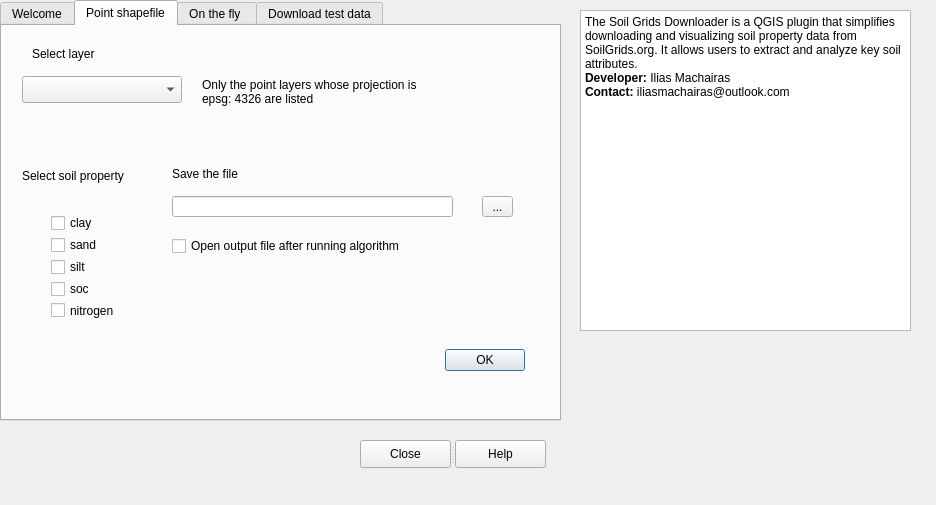
<?xml version="1.0" encoding="UTF-8"?>
<ui version="4.0">
 <class>Dialog</class>
 <widget class="QDialog" name="Dialog">
  <property name="geometry">
   <rect>
    <x>0</x>
    <y>0</y>
    <width>936</width>
    <height>505</height>
   </rect>
  </property>
  <property name="minimumSize">
   <size>
    <width>936</width>
    <height>505</height>
   </size>
  </property>
  <property name="font">
   <font>
    <pointsize>9</pointsize>
   </font>
  </property>
  <property name="windowTitle">
   <string>Soil Grids Downloader</string>
  </property>
  <widget class="QTabWidget" name="tabWidget">
   <property name="geometry">
    <rect>
     <x>0</x>
     <y>0</y>
     <width>561</width>
     <height>421</height>
    </rect>
   </property>
   <property name="currentIndex">
    <number>1</number>
   </property>
   <widget class="QWidget" name="tab_welcome">
    <attribute name="title">
     <string>Welcome</string>
    </attribute>
    <widget class="QTextEdit" name="textEdit">
     <property name="geometry">
      <rect>
       <x>10</x>
       <y>10</y>
       <width>541</width>
       <height>281</height>
      </rect>
     </property>
     <property name="toolTip">
      <string/>
     </property>
     <property name="html">
      <string>&lt;!DOCTYPE HTML PUBLIC &quot;-//W3C//DTD HTML 4.0//EN&quot; &quot;http://www.w3.org/TR/REC-html40/strict.dtd&quot;&gt;
&lt;html&gt;&lt;head&gt;&lt;meta name=&quot;qrichtext&quot; content=&quot;1&quot; /&gt;&lt;style type=&quot;text/css&quot;&gt;
p, li { white-space: pre-wrap; }
&lt;/style&gt;&lt;/head&gt;&lt;body style=&quot; font-family:'MS Shell Dlg 2'; font-size:9pt; font-weight:400; font-style:normal;&quot;&gt;
&lt;p align=&quot;center&quot; style=&quot; margin-top:12px; margin-bottom:12px; margin-left:0px; margin-right:0px; -qt-block-indent:0; text-indent:0px;&quot;&gt;&lt;span style=&quot; font-size:8pt; font-weight:600;&quot;&gt;SoilGrids Data Downloader&lt;/span&gt;&lt;/p&gt;
&lt;p style=&quot; margin-top:12px; margin-bottom:12px; margin-left:0px; margin-right:0px; -qt-block-indent:0; text-indent:0px;&quot;&gt;&lt;span style=&quot; font-size:8pt; font-weight:600;&quot;&gt;Description:&lt;/span&gt;&lt;span style=&quot; font-size:8pt;&quot;&gt; The SoilGrids Data Downloader is a powerful QGIS plugin designed to streamline access to global soil property data directly from the SoilGrids REST API. This plugin provides users with the ability to download high-resolution soil property datasets (such as organic carbon content, pH, bulk density, soil texture, etc.) and integrate them into their QGIS projects for further analysis and mapping.&lt;/span&gt;&lt;/p&gt;
&lt;p style=&quot;-qt-paragraph-type:empty; margin-top:12px; margin-bottom:12px; margin-left:0px; margin-right:0px; -qt-block-indent:0; text-indent:0px; font-size:8pt;&quot;&gt;&lt;br /&gt;&lt;/p&gt;
&lt;p style=&quot; margin-top:12px; margin-bottom:12px; margin-left:0px; margin-right:0px; -qt-block-indent:0; text-indent:0px;&quot;&gt;&lt;a href=&quot;https://rest.isric.org/soilgrids/v2.0/docs&quot;&gt;&lt;span style=&quot; font-size:8pt; text-decoration: underline; color:#0000ff;&quot;&gt;https://rest.isric.org/soilgrids/v2.0/docs&lt;/span&gt;&lt;/a&gt;&lt;/p&gt;&lt;/body&gt;&lt;/html&gt;</string>
     </property>
    </widget>
    <widget class="QLabel" name="label_14">
     <property name="geometry">
      <rect>
       <x>130</x>
       <y>190</y>
       <width>261</width>
       <height>81</height>
      </rect>
     </property>
     <property name="text">
      <string/>
     </property>
     <property name="pixmap">
      <pixmap>images/logo.svg</pixmap>
     </property>
     <property name="scaledContents">
      <bool>true</bool>
     </property>
    </widget>
   </widget>
   <widget class="QWidget" name="tab_2">
    <attribute name="title">
     <string>Point shapefile</string>
    </attribute>
    <widget class="QWidget" name="widget" native="true">
     <property name="geometry">
      <rect>
       <x>40</x>
       <y>170</y>
       <width>81</width>
       <height>141</height>
      </rect>
     </property>
     <widget class="QFrame" name="frame">
      <property name="geometry">
       <rect>
        <x>0</x>
        <y>10</y>
        <width>91</width>
        <height>121</height>
       </rect>
      </property>
      <layout class="QVBoxLayout" name="verticalLayout">
       <item>
        <widget class="QCheckBox" name="checkBox_tab2_clay">
         <property name="text">
          <string>clay</string>
         </property>
        </widget>
       </item>
       <item>
        <widget class="QCheckBox" name="checkBox_tab2_sand">
         <property name="text">
          <string>sand</string>
         </property>
        </widget>
       </item>
       <item>
        <widget class="QCheckBox" name="checkBox_tab2_silt">
         <property name="text">
          <string>silt</string>
         </property>
        </widget>
       </item>
       <item>
        <widget class="QCheckBox" name="checkBox_tab2_soc">
         <property name="text">
          <string>soc</string>
         </property>
        </widget>
       </item>
       <item>
        <widget class="QCheckBox" name="checkBox_tab2_nitrogen">
         <property name="text">
          <string>nitrogen</string>
         </property>
        </widget>
       </item>
      </layout>
     </widget>
    </widget>
    <widget class="QLabel" name="label_2">
     <property name="geometry">
      <rect>
       <x>20</x>
       <y>140</y>
       <width>121</width>
       <height>20</height>
      </rect>
     </property>
     <property name="toolTip">
      <string>Select the soil properties yoy aer interested in - not all of teh available ones are listed</string>
     </property>
     <property name="text">
      <string>Select soil property</string>
     </property>
    </widget>
    <widget class="QLabel" name="label_3">
     <property name="geometry">
      <rect>
       <x>30</x>
       <y>20</y>
       <width>81</width>
       <height>16</height>
      </rect>
     </property>
     <property name="toolTip">
      <string/>
     </property>
     <property name="text">
      <string>Select layer</string>
     </property>
    </widget>
    <widget class="QgsFilterLineEdit" name="mLineEdit">
     <property name="geometry">
      <rect>
       <x>170</x>
       <y>170</y>
       <width>281</width>
       <height>21</height>
      </rect>
     </property>
     <property name="qgisRelation" stdset="0">
      <string notr="true"/>
     </property>
    </widget>
    <widget class="QLabel" name="label_4">
     <property name="geometry">
      <rect>
       <x>170</x>
       <y>140</y>
       <width>101</width>
       <height>16</height>
      </rect>
     </property>
     <property name="text">
      <string>Save the file</string>
     </property>
    </widget>
    <widget class="QToolButton" name="toolButton">
     <property name="geometry">
      <rect>
       <x>480</x>
       <y>170</y>
       <width>31</width>
       <height>21</height>
      </rect>
     </property>
     <property name="text">
      <string>...</string>
     </property>
    </widget>
    <widget class="QgsMapLayerComboBox" name="mMapLayerComboBox">
     <property name="geometry">
      <rect>
       <x>20</x>
       <y>50</y>
       <width>160</width>
       <height>27</height>
      </rect>
     </property>
    </widget>
    <widget class="QCheckBox" name="checkBox_load_shp">
     <property name="geometry">
      <rect>
       <x>170</x>
       <y>210</y>
       <width>251</width>
       <height>20</height>
      </rect>
     </property>
     <property name="text">
      <string>Open output file after running algorithm</string>
     </property>
    </widget>
    <widget class="QLabel" name="label_6">
     <property name="geometry">
      <rect>
       <x>200</x>
       <y>40</y>
       <width>241</width>
       <height>51</height>
      </rect>
     </property>
     <property name="toolTip">
      <string/>
     </property>
     <property name="text">
      <string>Only the point layers whose projection is epsg: 4326 are listed</string>
     </property>
     <property name="wordWrap">
      <bool>true</bool>
     </property>
    </widget>
    <widget class="QDialogButtonBox" name="buttonBox">
     <property name="geometry">
      <rect>
       <x>330</x>
       <y>320</y>
       <width>193</width>
       <height>28</height>
      </rect>
     </property>
     <property name="orientation">
      <enum>Qt::Horizontal</enum>
     </property>
     <property name="standardButtons">
      <set>QDialogButtonBox::Ok</set>
     </property>
     <property name="centerButtons">
      <bool>false</bool>
     </property>
    </widget>
   </widget>
   <widget class="QWidget" name="tab_3">
    <attribute name="title">
     <string>On the fly </string>
    </attribute>
    <widget class="QPushButton" name="pushButton_2">
     <property name="geometry">
      <rect>
       <x>40</x>
       <y>30</y>
       <width>131</width>
       <height>31</height>
      </rect>
     </property>
     <property name="font">
      <font>
       <pointsize>10</pointsize>
      </font>
     </property>
     <property name="text">
      <string>Piclk on the map</string>
     </property>
    </widget>
    <widget class="QgsFilterLineEdit" name="mLineEdit_2">
     <property name="geometry">
      <rect>
       <x>150</x>
       <y>100</y>
       <width>101</width>
       <height>21</height>
      </rect>
     </property>
     <property name="qgisRelation" stdset="0">
      <string notr="true"/>
     </property>
    </widget>
    <widget class="QgsFilterLineEdit" name="mLineEdit_3">
     <property name="geometry">
      <rect>
       <x>420</x>
       <y>100</y>
       <width>101</width>
       <height>21</height>
      </rect>
     </property>
     <property name="qgisRelation" stdset="0">
      <string notr="true"/>
     </property>
    </widget>
    <widget class="QLabel" name="label_5">
     <property name="geometry">
      <rect>
       <x>10</x>
       <y>100</y>
       <width>141</width>
       <height>20</height>
      </rect>
     </property>
     <property name="font">
      <font>
       <pointsize>10</pointsize>
      </font>
     </property>
     <property name="text">
      <string>longitude (degress)</string>
     </property>
    </widget>
    <widget class="QLabel" name="label_7">
     <property name="geometry">
      <rect>
       <x>270</x>
       <y>100</y>
       <width>151</width>
       <height>21</height>
      </rect>
     </property>
     <property name="font">
      <font>
       <pointsize>10</pointsize>
      </font>
     </property>
     <property name="text">
      <string>latitude (degrees)</string>
     </property>
    </widget>
    <widget class="QLabel" name="label_8">
     <property name="geometry">
      <rect>
       <x>40</x>
       <y>150</y>
       <width>55</width>
       <height>16</height>
      </rect>
     </property>
     <property name="text">
      <string>&lt;html&gt;&lt;head/&gt;&lt;body&gt;&lt;p&gt;&lt;span style=&quot; font-size:10pt; font-weight:600;&quot;&gt;Values&lt;/span&gt;&lt;/p&gt;&lt;/body&gt;&lt;/html&gt;</string>
     </property>
    </widget>
    <widget class="QLabel" name="label_9">
     <property name="geometry">
      <rect>
       <x>44</x>
       <y>190</y>
       <width>61</width>
       <height>21</height>
      </rect>
     </property>
     <property name="text">
      <string>&lt;html&gt;&lt;head/&gt;&lt;body&gt;&lt;p&gt;&lt;span style=&quot; font-size:10pt;&quot;&gt;clay&lt;/span&gt;&lt;/p&gt;&lt;/body&gt;&lt;/html&gt;</string>
     </property>
    </widget>
    <widget class="QgsFilterLineEdit" name="mLineEdit_clay">
     <property name="geometry">
      <rect>
       <x>90</x>
       <y>190</y>
       <width>101</width>
       <height>21</height>
      </rect>
     </property>
     <property name="qgisRelation" stdset="0">
      <string notr="true"/>
     </property>
    </widget>
    <widget class="QLabel" name="label_10">
     <property name="geometry">
      <rect>
       <x>40</x>
       <y>220</y>
       <width>81</width>
       <height>20</height>
      </rect>
     </property>
     <property name="text">
      <string>&lt;html&gt;&lt;head/&gt;&lt;body&gt;&lt;p&gt;&lt;span style=&quot; font-size:10pt;&quot;&gt;sand&lt;/span&gt;&lt;/p&gt;&lt;/body&gt;&lt;/html&gt;</string>
     </property>
    </widget>
    <widget class="QgsFilterLineEdit" name="mLineEdit_sand">
     <property name="geometry">
      <rect>
       <x>90</x>
       <y>220</y>
       <width>101</width>
       <height>21</height>
      </rect>
     </property>
     <property name="qgisRelation" stdset="0">
      <string notr="true"/>
     </property>
    </widget>
    <widget class="QLabel" name="label_11">
     <property name="geometry">
      <rect>
       <x>50</x>
       <y>250</y>
       <width>61</width>
       <height>21</height>
      </rect>
     </property>
     <property name="text">
      <string>&lt;html&gt;&lt;head/&gt;&lt;body&gt;&lt;p&gt;&lt;span style=&quot; font-size:10pt;&quot;&gt;silt&lt;/span&gt;&lt;/p&gt;&lt;/body&gt;&lt;/html&gt;</string>
     </property>
    </widget>
    <widget class="QgsFilterLineEdit" name="mLineEdit_silt">
     <property name="geometry">
      <rect>
       <x>90</x>
       <y>250</y>
       <width>101</width>
       <height>21</height>
      </rect>
     </property>
     <property name="qgisRelation" stdset="0">
      <string notr="true"/>
     </property>
    </widget>
    <widget class="QPushButton" name="push_copy_Button">
     <property name="geometry">
      <rect>
       <x>380</x>
       <y>180</y>
       <width>91</width>
       <height>41</height>
      </rect>
     </property>
     <property name="font">
      <font>
       <pointsize>10</pointsize>
      </font>
     </property>
     <property name="text">
      <string>Copy</string>
     </property>
     <property name="icon">
      <iconset>
       <normaloff>support_icons/page.png</normaloff>support_icons/page.png</iconset>
     </property>
    </widget>
    <widget class="QgsFilterLineEdit" name="mLineEdit_soc">
     <property name="geometry">
      <rect>
       <x>90</x>
       <y>280</y>
       <width>101</width>
       <height>21</height>
      </rect>
     </property>
     <property name="qgisRelation" stdset="0">
      <string notr="true"/>
     </property>
    </widget>
    <widget class="QLabel" name="label_12">
     <property name="geometry">
      <rect>
       <x>50</x>
       <y>280</y>
       <width>61</width>
       <height>21</height>
      </rect>
     </property>
     <property name="text">
      <string>&lt;html&gt;&lt;head/&gt;&lt;body&gt;&lt;p&gt;&lt;span style=&quot; font-size:10pt;&quot;&gt;soc&lt;/span&gt;&lt;/p&gt;&lt;/body&gt;&lt;/html&gt;</string>
     </property>
    </widget>
    <widget class="QLabel" name="label_13">
     <property name="geometry">
      <rect>
       <x>20</x>
       <y>300</y>
       <width>61</width>
       <height>31</height>
      </rect>
     </property>
     <property name="text">
      <string>&lt;html&gt;&lt;head/&gt;&lt;body&gt;&lt;p&gt;&lt;span style=&quot; font-size:10pt;&quot;&gt;nitrogen&lt;/span&gt;&lt;/p&gt;&lt;/body&gt;&lt;/html&gt;</string>
     </property>
    </widget>
    <widget class="QgsFilterLineEdit" name="mLineEdit_nitrogen">
     <property name="geometry">
      <rect>
       <x>90</x>
       <y>310</y>
       <width>101</width>
       <height>21</height>
      </rect>
     </property>
     <property name="qgisRelation" stdset="0">
      <string notr="true"/>
     </property>
    </widget>
   </widget>
   <widget class="QWidget" name="tab_4">
    <attribute name="title">
     <string>Download test data</string>
    </attribute>
    <widget class="QPushButton" name="pushButton">
     <property name="geometry">
      <rect>
       <x>100</x>
       <y>80</y>
       <width>161</width>
       <height>61</height>
      </rect>
     </property>
     <property name="font">
      <font>
       <pointsize>10</pointsize>
       <weight>75</weight>
       <bold>true</bold>
      </font>
     </property>
     <property name="text">
      <string>Open test data</string>
     </property>
    </widget>
    <widget class="QLabel" name="label">
     <property name="geometry">
      <rect>
       <x>30</x>
       <y>30</y>
       <width>91</width>
       <height>16</height>
      </rect>
     </property>
     <property name="font">
      <font>
       <pointsize>12</pointsize>
      </font>
     </property>
     <property name="text">
      <string>Description</string>
     </property>
    </widget>
   </widget>
  </widget>
  <widget class="QTextBrowser" name="textBrowser">
   <property name="geometry">
    <rect>
     <x>580</x>
     <y>10</y>
     <width>331</width>
     <height>321</height>
    </rect>
   </property>
   <property name="html">
    <string>&lt;!DOCTYPE HTML PUBLIC &quot;-//W3C//DTD HTML 4.0//EN&quot; &quot;http://www.w3.org/TR/REC-html40/strict.dtd&quot;&gt;
&lt;html&gt;&lt;head&gt;&lt;meta name=&quot;qrichtext&quot; content=&quot;1&quot; /&gt;&lt;style type=&quot;text/css&quot;&gt;
p, li { white-space: pre-wrap; }
&lt;/style&gt;&lt;/head&gt;&lt;body style=&quot; font-family:'MS Shell Dlg 2'; font-size:9pt; font-weight:400; font-style:normal;&quot;&gt;
&lt;p style=&quot; margin-top:0px; margin-bottom:0px; margin-left:0px; margin-right:0px; -qt-block-indent:0; text-indent:0px;&quot;&gt;The Soil Grids Downloader is a QGIS plugin that simplifies downloading and visualizing soil property data from SoilGrids.org. It allows users to extract and analyze key soil attributes.&lt;/p&gt;
&lt;p style=&quot; margin-top:0px; margin-bottom:0px; margin-left:0px; margin-right:0px; -qt-block-indent:0; text-indent:0px;&quot;&gt;&lt;span style=&quot; font-weight:600;&quot;&gt;Developer:&lt;/span&gt; Ilias Machairas&lt;/p&gt;
&lt;p style=&quot; margin-top:0px; margin-bottom:0px; margin-left:0px; margin-right:0px; -qt-block-indent:0; text-indent:0px;&quot;&gt;&lt;span style=&quot; font-weight:600;&quot;&gt;Contact:&lt;/span&gt; iliasmachairas@outlook.com&lt;/p&gt;&lt;/body&gt;&lt;/html&gt;</string>
   </property>
  </widget>
  <widget class="QSplitter" name="splitter">
   <property name="geometry">
    <rect>
     <x>360</x>
     <y>440</y>
     <width>186</width>
     <height>28</height>
    </rect>
   </property>
   <property name="orientation">
    <enum>Qt::Horizontal</enum>
   </property>
   <widget class="QPushButton" name="pushButton_close">
    <property name="text">
     <string>Close</string>
    </property>
   </widget>
   <widget class="QPushButton" name="pushButton_help">
    <property name="text">
     <string>Help</string>
    </property>
   </widget>
  </widget>
 </widget>
 <customwidgets>
  <customwidget>
   <class>QgsFilterLineEdit</class>
   <extends>QLineEdit</extends>
   <header>qgsfilterlineedit.h</header>
  </customwidget>
  <customwidget>
   <class>QgsMapLayerComboBox</class>
   <extends>QComboBox</extends>
   <header>qgsmaplayercombobox.h</header>
  </customwidget>
 </customwidgets>
 <resources/>
 <connections>
  <connection>
   <sender>buttonBox</sender>
   <signal>accepted()</signal>
   <receiver>Dialog</receiver>
   <slot>accept()</slot>
   <hints>
    <hint type="sourcelabel">
     <x>248</x>
     <y>254</y>
    </hint>
    <hint type="destinationlabel">
     <x>157</x>
     <y>274</y>
    </hint>
   </hints>
  </connection>
  <connection>
   <sender>buttonBox</sender>
   <signal>rejected()</signal>
   <receiver>Dialog</receiver>
   <slot>reject()</slot>
   <hints>
    <hint type="sourcelabel">
     <x>316</x>
     <y>260</y>
    </hint>
    <hint type="destinationlabel">
     <x>286</x>
     <y>274</y>
    </hint>
   </hints>
  </connection>
 </connections>
</ui>
